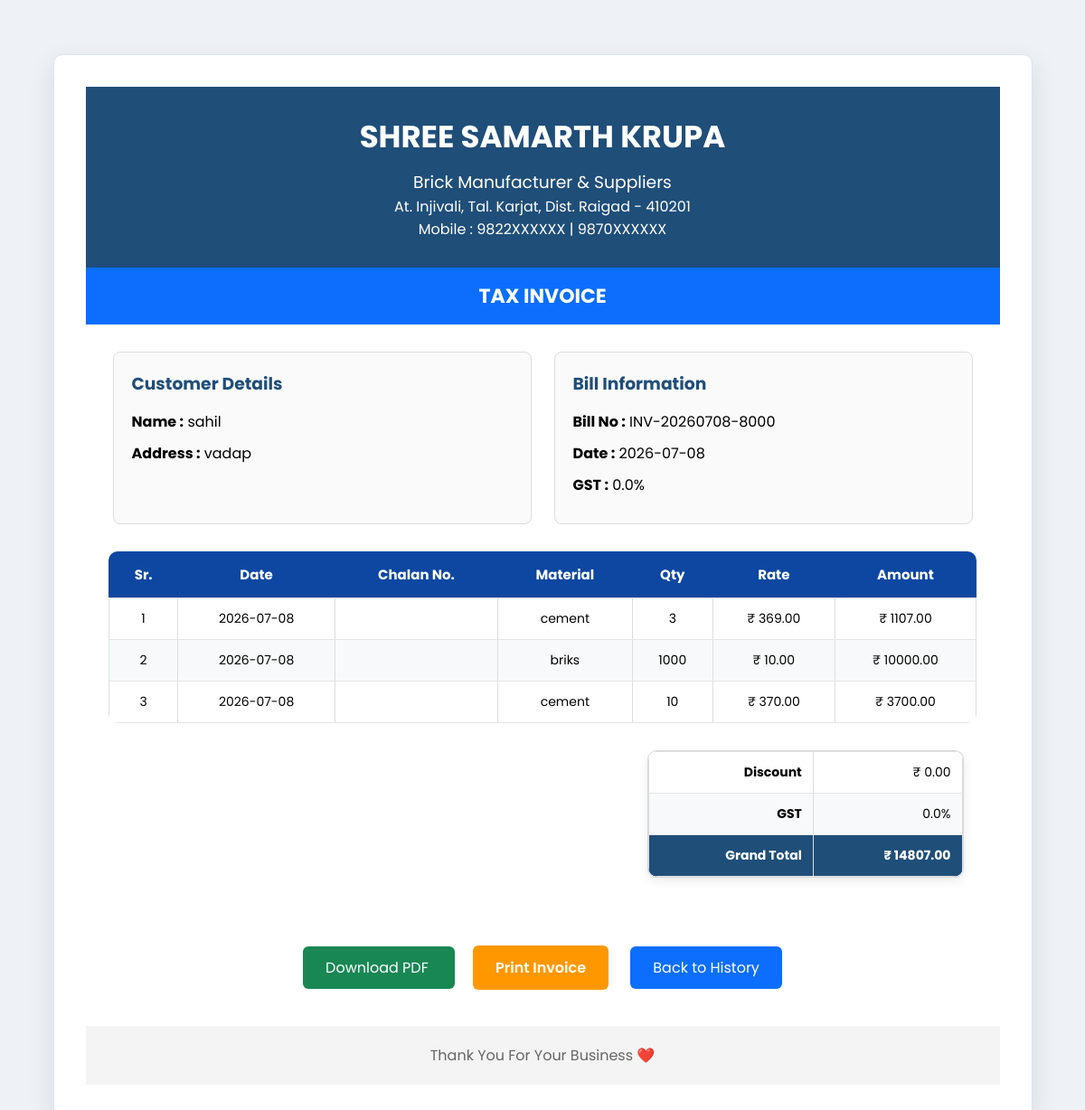
/bill/5, run on the app's committed database.
### tables this page shows
CREATE TABLE bills(

    id INTEGER PRIMARY KEY AUTOINCREMENT,

    bill_no TEXT,

    customer_name TEXT,

    customer_address TEXT,

    bill_date TEXT,

    discount REAL,

    gst REAL,

    grand_total REAL

);

CREATE TABLE bill_items(

    id INTEGER PRIMARY KEY AUTOINCREMENT,

    bill_id INTEGER,

    item_date TEXT,

    chalan_no TEXT,

    material TEXT,

    quantity INTEGER,

    price REAL,

    total REAL,

    FOREIGN KEY(bill_id) REFERENCES bills(id)

);

### app.py (the view)
@app.route("/bill/<int:bill_id>")
def bill_details(bill_id):
    conn = get_db()
    cursor = conn.cursor()
    cursor.execute(
        "SELECT * FROM bills WHERE id=?",
        (bill_id,)
    )
    bill = cursor.fetchone()
    cursor.execute(
        "SELECT * FROM bill_items WHERE bill_id=?",
        (bill_id,)
    )
    items = cursor.fetchall()
    conn.close()
    return render_template(
        "bill_details.html",
        bill=bill,
        items=items
    )

### app.py (called while the page is built)
def get_db():
    conn = sqlite3.connect(DATABASE)
    conn.row_factory = sqlite3.Row
    return conn

### templates/bill_details.html (shortened to what this page needs)
<!DOCTYPE html>
<html lang="en">
<head>
<link rel="stylesheet"
href="{{ url_for('static', filename='style.css') }}">
</head>
<body>
<div class="container">
<div class="header">
<h1>SHREE SAMARTH KRUPA</h1>
<h3>Brick Manufacturer & Suppliers</h3>
<p>At. Injivali, Tal. Karjat, Dist. Raigad - 410201</p>
<p>Mobile : 9822XXXXXX | 9870XXXXXX</p>
</div>
<div class="invoice-title">
TAX INVOICE
</div>
<div class="info">
<div class="card">
<h3>Customer Details</h3>
<p><b>Name :</b> {{ bill.customer_name }}</p>
<p><b>Address :</b> {{ bill.customer_address }}</p>
</div>
<div class="card">
<h3>Bill Information</h3>
<p><b>Bill No :</b> {{ bill.bill_no }}</p>
<p><b>Date :</b> {{ bill.bill_date }}</p>
<p><b>GST :</b> {{ bill.gst }}%</p>
</div>
</div>
<table>
<thead>
<tr>
<th>Sr.</th>
<th>Date</th>
<th>Chalan No.</th>
<th>Material</th>
<th>Qty</th>
<th>Rate</th>
<th>Amount</th>
</tr>
</thead>
<tbody>
{% for item in items %}
<tr>
<td>{{ loop.index }}</td>
<td>{{ item.item_date }}</td>
<td>{{ item.chalan_no }}</td>
<td>{{ item.material }}</td>
<td>{{ item.quantity }}</td>
<td>₹ {{ "%.2f"|format(item.price) }}</td>
<td>₹ {{ "%.2f"|format(item.total) }}</td>
</tr>
{% endfor %}
</tbody>
</table>
<div class="summary">
<table>
<tr>
<td><b>Discount</b></td>
<td>₹ {{ "%.2f"|format(bill.discount) }}</td>
</tr>
<tr>
<td><b>GST</b></td>
<td>{{ bill.gst }}%</td>
</tr>
<tr>
<td><b>Grand Total</b></td>
<td>₹ {{ "%.2f"|format(bill.grand_total) }}</td>
</tr>
</table>
</div>
<div class="buttons">
<a href="/download_pdf/{{ bill.id }}" class="download">
Download PDF
</a>
<button class="print" onclick="window.print()">
Print Invoice
</button>
<a href="/history" class="back">
Back to History
</a>
</div>
<div class="footer">
Thank You For Your Business ❤️
</div>
</div>
</body>
</html>

### static/style.css (style rules this page uses)
* { margin:0; padding:0; box-sizing:border-box; font-family:'Poppins',sans-serif; }
body { background:#eef2f7; padding:30px; }
.container { width:95%; max-width:1400px; margin:auto; background:#ffffff; border-radius:12px; padding:35px; box-shadow:0 10px 25px rgba(0,0,0,.12); }
table { width:100%; border-collapse:collapse; margin-top:20px; border-radius:10px; overflow:hidden; }
table th { background:#0d47a1; color:white; padding:14px; font-size:15px; }
table td { padding:12px; text-align:center; border-bottom:1px solid #e5e5e5; font-size:14px; }
table tr:nth-child(even) { background:#f8f9fa; }
.summary { width:380px; margin-top:35px; margin-left:auto; border-radius:10px; overflow:hidden; border:1px solid #d8d8d8; box-shadow:0 4px 12px rgba(0,0,0,.08); }
.buttons { text-align:center; margin-top:35px; }
.buttons button { padding:14px 35px; margin:10px; border:none; border-radius:8px; font-size:16px; font-weight:600; cursor:pointer; transition:.3s; }
.container { border:1px solid #dbe5f1 }
table th { position:sticky;top:0 }
table td:last-child { white-space:nowrap }
.summary { background:#fff }
button { transition:.25s ease }

### templates/bill_details.html (style rules this page uses)
body { background:#eef2f7; font-family:Segoe UI,Arial,sans-serif; }
.container { width:95%; max-width:1200px; margin:30px auto; background:white; border-radius:10px; box-shadow:0 10px 30px rgba(0,0,0,.1); overflow:hidden; }
.header { background:#1f4e79; color:white; padding:30px; text-align:center; }
.header h1 { margin:0; font-size:34px; }
.header h3 { margin-top:10px; font-weight:normal; }
.invoice-title { background:#0d6efd; color:white; text-align:center; padding:15px; font-size:22px; font-weight:bold; }
.info { display:grid; grid-template-columns:1fr 1fr; gap:25px; padding:30px; }
.card { border:1px solid #ddd; border-radius:8px; padding:20px; background:#fafafa; }
.card h3 { color:#1f4e79; margin-bottom:15px; }
.card p { margin:10px 0; }
table { width:95%; margin:auto; border-collapse:collapse; }
th { background:#1f4e79; color:white; padding:14px; }
td { border:1px solid #ddd; padding:12px; text-align:center; }
tr:nth-child(even) { background:#f8f9fa; }
.summary { width:350px; margin:30px 40px 30px auto; }
.summary table { width:100%; }
.summary td { text-align:right; }
.summary tr:last-child { background:#1f4e79; color:white; font-weight:bold; }
.buttons { text-align:center; padding:30px; }
.buttons a, .buttons button { text-decoration:none; padding:12px 25px; margin:10px; border:none; border-radius:6px; font-size:16px; cursor:pointer; color:white; }
.download { background:#198754; }
.back { background:#0d6efd; }
.print { background:#ff9800; }
.footer { text-align:center; padding:20px; background:#f4f4f4; color:#666; }

### data on the page
bills: customer_name "sahil", customer_address "vadap", bill_no "INV-20260708-8000", bill_date "2026-07-08", gst "0.0", discount "0.00", grand_total "14807.00"
bill_items: item_date "2026-07-08", material "cement", quantity "3", price "369.00", total "1107.00"
bill_items: item_date "2026-07-08", material "briks", quantity "1000", price "10.00", total "10000.00"
bill_items: item_date "2026-07-08", material "cement", quantity "10", price "370.00", total "3700.00"
